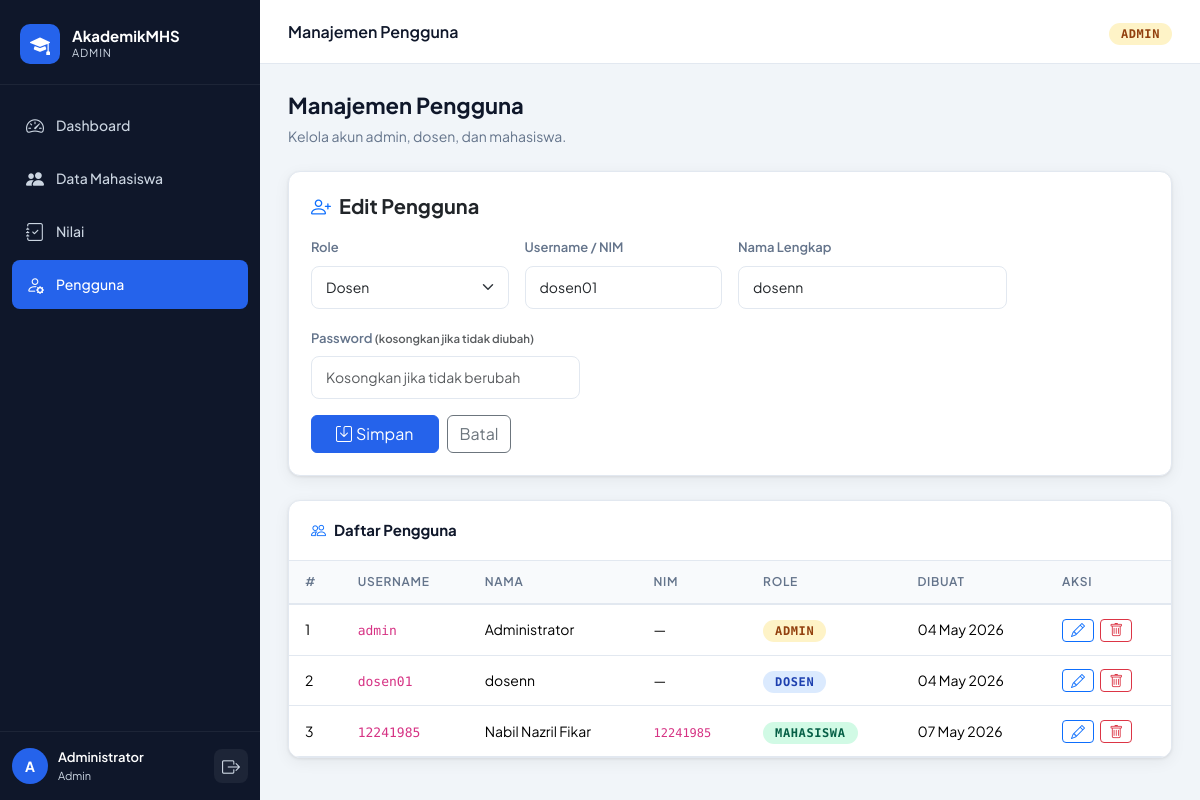
Screenshot of /pages/admin/users.php?edit=7 (signed in) with the database file from the repository.
### tables this page shows
CREATE TABLE `users` (
  `id` int(11) NOT NULL,
  `username` varchar(50) NOT NULL,
  `nama` varchar(100) NOT NULL,
  `password` varchar(255) NOT NULL,
  `hakakses` enum('admin','dosen','mahasiswa') NOT NULL DEFAULT 'dosen',
  `nim` varchar(20) DEFAULT NULL,
  `created_at` timestamp NOT NULL DEFAULT current_timestamp()
);

### pages/admin/users.php (the view, shortened to what this page needs)
<?php
require_once '../../includes/config.php';
$editData = null;
if (isset($_GET['edit'])) {
    $editData = $conn->query("SELECT * FROM users WHERE id=".(int)$_GET['edit'])->fetch_assoc();
}
$users = $conn->query("SELECT * FROM users ORDER BY hakakses, nama");
require_once '../../includes/header.php';
?>
<div class="page-heading">
    <h1>Manajemen Pengguna</h1>
    <p>Kelola akun admin, dosen, dan mahasiswa.</p>
</div>
<div class="card mb-4">
    <div class="card-body">
        <h5 class="fw-bold mb-3"><i class="bi bi-person-plus me-2 text-primary"></i><?= $editData ? 'Edit' : 'Tambah' ?> Pengguna</h5>
        <form method="POST" id="userForm">
            <div class="row g-3">
                <div class="col-md-3">
                    <label class="form-label">Role</label>
                    <select name="hakakses" class="form-select" id="hakaksesSelect">
                        <?php foreach (['admin','dosen','mahasiswa'] as $r): ?>
                        <option value="<?= $r ?>" <?= ($editData['hakakses'] ?? 'dosen') === $r ? 'selected' : '' ?>><?= ucfirst($r) ?></option>
                        <?php endforeach; ?>
                    </select>
                </div>
                <div class="col-md-3">
                    <label class="form-label">Username / NIM</label>
                    <input type="text" name="username" class="form-control" required value="<?= htmlspecialchars($editData['username'] ?? '') ?>">
                </div>
                <div class="col-md-4">
                    <label class="form-label">Nama Lengkap</label>
                    <input type="text" name="nama" class="form-control" required value="<?= htmlspecialchars($editData['nama'] ?? '') ?>">
                </div>
                <div class="col-md-4">
                    <label class="form-label">Password <?= $editData ? '<small class="text-muted">(kosongkan jika tidak diubah)</small>' : '' ?></label>
                    <input type="password" name="password" class="form-control" <?= $editData ? '' : 'required' ?> placeholder="<?= $editData ? 'Kosongkan jika tidak berubah' : 'Password baru' ?>">
                </div>
            </div>
            <div class="mt-3 d-flex gap-2">
                <button type="submit" class="btn btn-primary px-4">
                    <i class="bi bi-save me-1"></i><?= $editData ? 'Simpan' : 'Tambah' ?>
                </button>
                <?php if ($editData): ?>
                <a href="users.php" class="btn btn-outline-secondary">Batal</a>
                <?php endif; ?>
            </div>
        </form>
    </div>
</div>
<div class="table-card">
    <div class="table-card-header">
        <span class="table-card-title"><i class="bi bi-people me-2 text-primary"></i>Daftar Pengguna</span>
    </div>
    <div class="table-responsive">
        <table class="table">
            <thead>
                <tr><th>#</th><th>Username</th><th>Nama</th><th>NIM</th><th>Role</th><th>Dibuat</th><th>Aksi</th></tr>
            </thead>
            <tbody>
                <?php $no=1; while ($row = $users->fetch_assoc()): ?>
                <tr>
                    <td><?= $no++ ?></td>
                    <td><code style="font-family:'DM Mono',monospace;font-size:13px"><?= htmlspecialchars($row['username']) ?></code></td>
                    <td><?= htmlspecialchars($row['nama']) ?></td>
                    <td><?= $row['nim'] ? '<code style="font-family:\'DM Mono\',monospace;font-size:12px">'.$row['nim'].'</code>' : '—' ?></td>
                    <td><span class="badge-role badge-<?= $row['hakakses'] ?>"><?= ucfirst($row['hakakses']) ?></span></td>
                    <td><?= date('d M Y', strtotime($row['created_at'])) ?></td>
                    <td>
                        <a href="users.php?edit=<?= $row['id'] ?>" class="btn btn-sm btn-outline-primary py-0 px-2"><i class="bi bi-pencil"></i></a>
                        <?php if ($row['id'] !== (int)$_SESSION['user_id']): ?>
                        <a href="users.php?delete=<?= $row['id'] ?>" class="btn btn-sm btn-outline-danger py-0 px-2 ms-1"
                           onclick="return confirm('Hapus pengguna ini?')"><i class="bi bi-trash"></i></a>
                        <?php endif; ?>
                    </td>
                </tr>
                <?php endwhile; ?>
            </tbody>
        </table>
    </div>
</div>
<?php require_once '../../includes/footer.php'; ?>

### css/style.css (style rules this page uses)
:root { --primary: #2563EB; --primary-dark:#1D4ED8; --primary-light:#EFF6FF; --accent: #F59E0B; --success: #10B981; --danger: #EF4444; --warning: #F59E0B; --info: #06B6D4; --sidebar-w: 260px; --topbar-h: 64px; --bg: #F1F5F9; --card-bg: #FFFFFF; --sidebar-bg: #0F172A; --sidebar-text:#CBD5E1; --sidebar-active:#2563EB; --text-primary:#0F172A; --text-muted: #64748B; --border: #E2E8F0; --radius: 12px; --radius-sm: 8px; --shadow: 0 1px 3px rgba(0,0,0,.08), 0 4px 16px rgba(0,0,0,.06); --shadow-md: 0 4px 24px rgba(0,0,0,.12); --font-main: 'Plus Jakarta Sans', sans-serif; --font-mono: 'DM Mono', monospace; }
*, *::before, *::after { box-sizing: border-box; margin: 0; padding: 0; }
body { font-family: var(--font-main); background: var(--bg); color: var(--text-primary); display: flex; min-height: 100vh; overflow-x: hidden; }
.badge-role { padding: 4px 12px; border-radius: 20px; font-size: 12px; font-weight: 600; font-family: var(--font-mono); text-transform: uppercase; letter-spacing: .05em; }
.badge-admin { background: #FEF3C7; color: #92400E; }
.badge-dosen { background: #DBEAFE; color: #1E40AF; }
.badge-mahasiswa { background: #D1FAE5; color: #065F46; }
.card { background: var(--card-bg); border: 1px solid var(--border); border-radius: var(--radius); box-shadow: var(--shadow); }
.card-body { padding: 22px; }
.table-card { background: var(--card-bg); border: 1px solid var(--border); border-radius: var(--radius); box-shadow: var(--shadow); overflow: hidden; }
.table-card-header { padding: 18px 22px; border-bottom: 1px solid var(--border); display: flex; align-items: center; justify-content: space-between; gap: 12px; flex-wrap: wrap; }
.table-card-title { font-size: 15px; font-weight: 700; }
.table { margin: 0; }
.table thead th { background: #F8FAFC; border-bottom: 2px solid var(--border); font-size: 12px; font-weight: 600; text-transform: uppercase; letter-spacing: .06em; color: var(--text-muted); padding: 12px 16px; white-space: nowrap; }
.table tbody td { padding: 13px 16px; border-color: var(--border); font-size: 14px; vertical-align: middle; }
.btn-primary { background: var(--primary); border-color: var(--primary); }
.form-control, .form-select { border-color: var(--border); border-radius: var(--radius-sm); font-size: 14px; padding: 10px 14px; }
.form-label { font-size: 13px; font-weight: 600; color: var(--text-muted); }
.page-heading { margin-bottom: 24px; }
.page-heading h1 { font-size: 22px; font-weight: 700; }
.page-heading p { font-size: 14px; color: var(--text-muted); margin-top: 4px; }

### rows the page displays
users: hakakses "Dosen", username "dosen01", nama "dosenn", hakakses "DOSEN", created_at "04 May 2026"
users: username "admin", nama "Administrator", hakakses "ADMIN", created_at "04 May 2026"
users: username "12241985", nama "Nabil Nazril Fikar", nim "12241985", hakakses "MAHASISWA", created_at "07 May 2026"

### other values shown
$role "ADMIN"
$link['label'] "Dashboard"
$link['label'] "Data Mahasiswa"
$link['label'] "Nilai"
$link['label'] "Pengguna"
substr($user['nama'] ?? 'U', 0, 1) "A"
$user['nama'] "Administrator"
$role "Admin"
PAGE_TITLE "Manajemen Pengguna"
